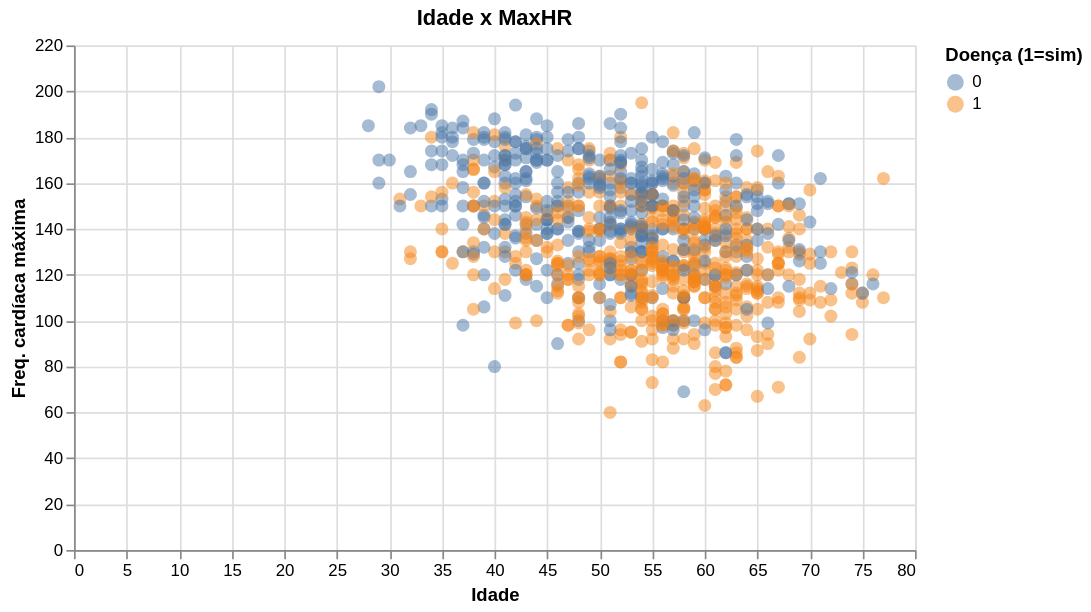

The notebook cell saved with this chart:
### Markdown cell above
Vamos fazer um scatter-plot utilizando as variáveis `Age` (Idade), `MaxHR` (Frequência cardíaca máxima) e `HeartDisease` (Problemas cardíacos). Utilizando as codifiações dos eixos X e Y para idade e frequência cardíaca máxima, respectivamente.

### Code cell
alt.Chart(df).mark_circle(size=60, opacity=0.5).encode(
    x=alt.X("Age:Q", title="Idade"),
    y=alt.Y("MaxHR:Q", title="Freq. cardíaca máxima"),
    color=alt.Color("HeartDisease:N", title="Doença (1=sim)"),
    tooltip=["Age", "MaxHR", "Sex", "ChestPainType"],
).interactive().properties(title="Idade x MaxHR", width=500)

### Figure 1 — Vega-Lite specification as saved in the notebook (floating-point values rounded to 4 significant figures; data arrays with more than 128 entries replaced by an {"elided": "..."} marker saying what was removed)
{"config": {"view": {"continuousWidth": 300, "continuousHeight": 300}}, "data": {"name": "data-c3b732c0c8eb84f47940ced146a295ce"}, "mark": {"type": "circle", "opacity": 0.5, "size": 60}, "encoding": {"color": {"field": "HeartDisease", "title": "Doença (1=sim)", "type": "nominal"}, "tooltip": [{"field": "Age", "type": "quantitative"}, {"field": "MaxHR", "type": "quantitative"}, {"field": "Sex", "type": "nominal"}, {"field": "ChestPainType", "type": "nominal"}], "x": {"field": "Age", "title": "Idade", "type": "quantitative"}, "y": {"field": "MaxHR", "title": "Freq. cardíaca máxima", "type": "quantitative"}}, "params": [{"name": "param_1e9efca18e7a2868", "select": {"type": "interval", "encodings": ["x", "y"]}, "bind": "scales"}], "title": "Idade x MaxHR", "width": 500, "$schema": "https://vega.github.io/schema/vega-lite/v6.4.1.json", "datasets": {"data-c3b732c0c8eb84f47940ced146a295ce": {"elided": "918 records"}}}
